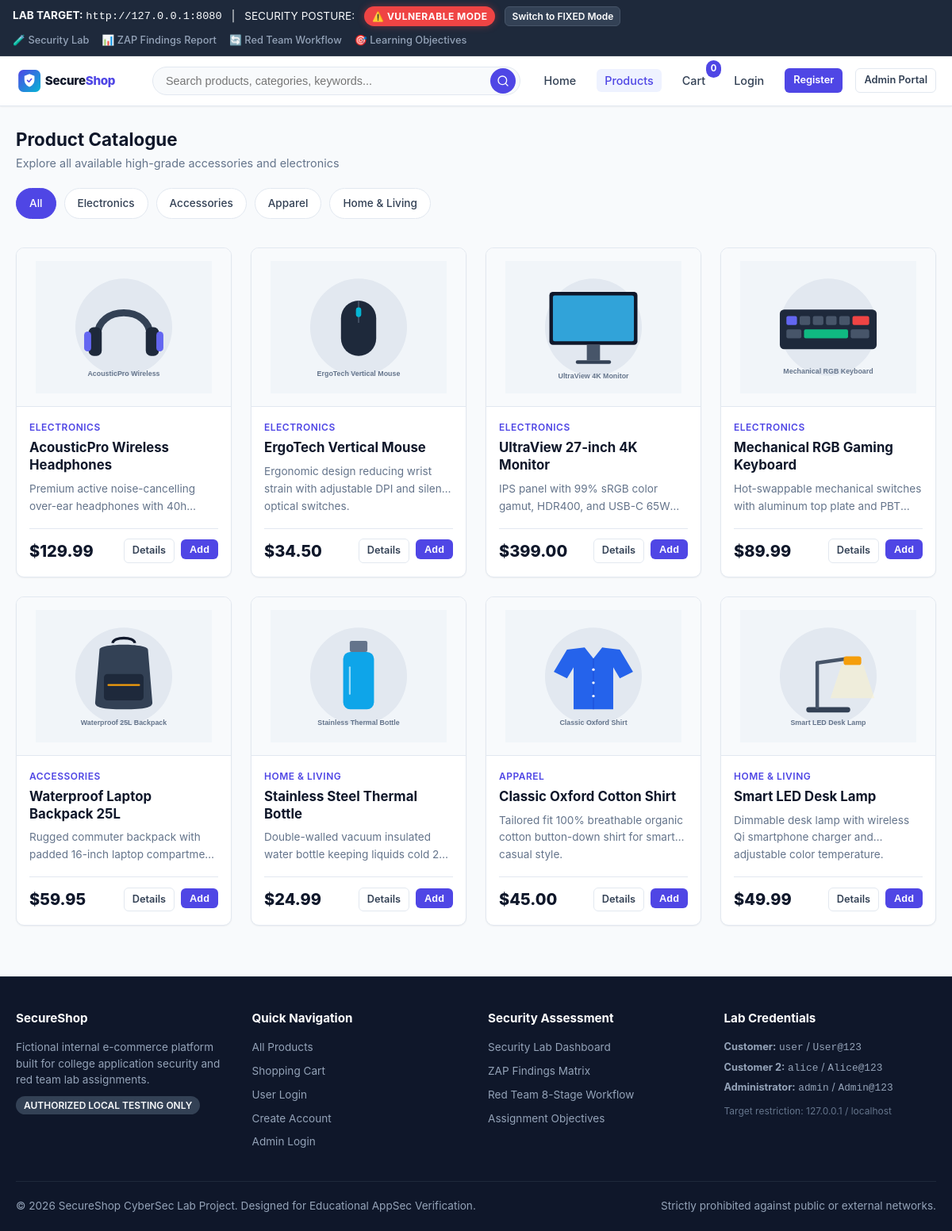
Page /products on the committed database.
### tables this page shows
CREATE TABLE products (
        id INTEGER PRIMARY KEY AUTOINCREMENT,
        name TEXT NOT NULL,
        description TEXT NOT NULL,
        price REAL NOT NULL,
        category TEXT NOT NULL,
        stock INTEGER NOT NULL DEFAULT 10,
        image TEXT NOT NULL,
        created_at TIMESTAMP DEFAULT CURRENT_TIMESTAMP
    );

### app.py (the view)
@app.route("/products")
def products():
    mode = get_security_mode()
    search_query = request.args.get("q", "").strip()
    active_category = request.args.get("category", "").strip()
    conn = get_db()
    cursor = conn.cursor()
    if search_query:
        if mode == "vulnerable":
            raw_sql = (
                f"SELECT * FROM products "
                f"WHERE name LIKE '%{search_query}%' OR description LIKE '%{search_query}%';"
            )
            try:
                cursor.execute(raw_sql)
                product_list = cursor.fetchall()
            except sqlite3.OperationalError as e:
                flash(f"SQL Syntax Error: {e}", "danger")
                product_list = []
        else:
            like_param = f"%{search_query}%"
            cursor.execute(
                "SELECT * FROM products WHERE name LIKE ? OR description LIKE ?;",
                (like_param, like_param)
            )
            product_list = cursor.fetchall()
    elif active_category:
        cursor.execute("SELECT * FROM products WHERE category = ?;", (active_category,))
        product_list = cursor.fetchall()
    else:
        cursor.execute("SELECT * FROM products ORDER BY id ASC;")
        product_list = cursor.fetchall()
    conn.close()
    return render_template(
        "products.html",
        products=product_list,
        search_query=search_query,
        active_category=active_category
    )

### app.py (called while the page is built, shortened)
def is_public_deploy():
    return bool(
        os.environ.get("RENDER")
        or os.environ.get("RENDER_SERVICE_ID")
        or os.environ.get("ENVIRONMENT") == "production"
        or os.environ.get("PUBLIC_DEPLOYMENT") == "true"
    )

def get_security_mode():
    if is_public_deploy():
        return "fixed"
    if os.path.exists(CONFIG_STATE_PATH):
        try:
            with open(CONFIG_STATE_PATH, "r", encoding="utf-8") as f:
                state = json.load(f)
                return state.get("security_mode", "vulnerable")
        except Exception:
            pass
    return os.environ.get("SECURITY_MODE", "vulnerable").lower()

def get_db():
    conn = sqlite3.connect(DB_PATH)
    conn.row_factory = sqlite3.Row
    conn.execute("PRAGMA foreign_keys = ON;")
    return conn

@app.before_request
def configure_session_security():
    mode = get_security_mode()
    if mode == "vulnerable":
        app.config["SESSION_COOKIE_HTTPONLY"] = False
        app.config["SESSION_COOKIE_SAMESITE"] = None
        app.config["SESSION_COOKIE_SECURE"] = False
    else:
        app.config["SESSION_COOKIE_HTTPONLY"] = True
        app.config["SESSION_COOKIE_SAMESITE"] = "Lax"
        app.config["SESSION_COOKIE_SECURE"] = False  # Local HTTP lab testing

@app.after_request
def apply_security_headers(response):
    mode = get_security_mode()
    if mode == "vulnerable":
        response.headers["Server"] = "SecureShop-Dev/1.0 (Python/Flask-Debug)"
    return response

@app.context_processor
def inject_global_template_vars():
    mode = get_security_mode()
    cart_count = 0
    return {
        "security_mode": mode,
        "is_public_deploy": is_public_deploy(),
        "cart_count": cart_count,
        "current_user": session.get("username"),
        "is_admin": session.get("role") == "admin"
    }

### templates/products.html (shortened to what this page needs)
{% extends "base.html" %}
{% block content %}
<div class="section-header">
  <div>
    <h1 class="section-title">Product Catalogue</h1>
    {% if search_query %}
      <p style="font-size: 0.9rem; color: var(--muted);">
        Search results for: <strong>"{{ search_query }}"</strong> ({{ products|length }} items found)
        <a href="{{ url_for('products') }}" style="margin-left: 8px; color: var(--danger); font-size: 0.8rem;">Clear Search &times;</a>
      </p>
    {% elif active_category %}
      <p style="font-size: 0.9rem; color: var(--muted);">
        Category: <strong>{{ active_category }}</strong> ({{ products|length }} items)
        <a href="{{ url_for('products') }}" style="margin-left: 8px; color: var(--danger); font-size: 0.8rem;">Show All &times;</a>
      </p>
    {% else %}
      <p style="font-size: 0.9rem; color: var(--muted);">Explore all available high-grade accessories and electronics</p>
    {% endif %}
  </div>
</div>
<div class="category-bar">
  <a href="{{ url_for('products') }}" class="category-pill {% if not active_category and not search_query %}active{% endif %}">All</a>
  <a href="{{ url_for('products', category='Electronics') }}" class="category-pill {% if active_category == 'Electronics' %}active{% endif %}">Electronics</a>
  <a href="{{ url_for('products', category='Accessories') }}" class="category-pill {% if active_category == 'Accessories' %}active{% endif %}">Accessories</a>
  <a href="{{ url_for('products', category='Apparel') }}" class="category-pill {% if active_category == 'Apparel' %}active{% endif %}">Apparel</a>
  <a href="{{ url_for('products', category='Home & Living') }}" class="category-pill {% if active_category == 'Home & Living' %}active{% endif %}">Home & Living</a>
</div>
{% if products %}
  <div class="products-grid">
    {% for product in products %}
      <div class="product-card">
        <div class="product-img-wrap">
          <img src="{{ url_for('static', filename='images/' + product['image']) }}" alt="{{ product['name'] }}" onerror="this.src='{{ url_for('static', filename='images/headphones.svg') }}'">
        </div>
        <div class="product-body">
          <span class="product-category">{{ product['category'] }}</span>
          <h3 class="product-name">{{ product['name'] }}</h3>
          <p class="product-desc">{{ product['description'] }}</p>
          <div class="product-footer">
            <span class="product-price">${{ "%.2f"|format(product['price']) }}</span>
            <div class="product-actions">
              <a href="{{ url_for('product_details', product_id=product['id']) }}" class="btn btn-secondary btn-sm">Details</a>
              <form action="{{ url_for('cart_add', product_id=product['id']) }}" method="POST" style="display: inline;">
                <button type="submit" class="btn btn-primary btn-sm">Add</button>
              </form>
            </div>
          </div>
        </div>
      </div>
    {% endfor %}
  </div>
{% endif %}
{% endblock %}

### templates/base.html (shortened to what this page needs)
<!DOCTYPE html>
<html lang="en">
<head>
  <link rel="stylesheet" href="{{ url_for('static', filename='css/style.css') }}">
</head>
<body>
  <div class="security-banner">
    <div class="security-banner-info">
      {% if is_public_deploy %}
        <span><strong>HOSTING:</strong> <code>Render Public Cloud</code></span>
        <span>|</span>
        <span>SECURITY POSTURE:</span>
        <span class="mode-badge fixed" title="Permanently enforced for public deployment safety">🛡️ FIXED MODE (LOCKED)</span>
        <span style="font-size: 0.75rem; color: #CBD5E1; background: #334155; padding: 2px 8px; border-radius: 4px;">
          🔒 Vulnerabilities locked for public safety
        </span>
      {% else %}
        <span><strong>LAB TARGET:</strong> <code>http://127.0.0.1:8080</code></span>
        <span>|</span>
        <span>SECURITY POSTURE:</span>
        {% if security_mode == 'vulnerable' %}
          <span class="mode-badge vulnerable" title="Controlled weaknesses enabled for testing">⚠️ VULNERABLE MODE</span>
        {% else %}
          <span class="mode-badge fixed" title="All remediations applied">🛡️ FIXED MODE</span>
        {% endif %}
        <a href="{{ url_for('toggle_security_mode') }}" class="btn btn-sm btn-secondary" style="padding: 2px 8px; font-size: 0.75rem; background: #334155; color: white; border: 1px solid #475569;">
          Switch to {{ 'FIXED' if security_mode == 'vulnerable' else 'VULNERABLE' }} Mode
        </a>
      {% endif %}
    </div>
    <div class="banner-links">
      <a href="{{ url_for('security_lab') }}">🧪 Security Lab</a>
      <a href="{{ url_for('security_report') }}">📊 ZAP Findings Report</a>
      <a href="{{ url_for('workflow') }}">🔄 Red Team Workflow</a>
      <a href="{{ url_for('learning_objectives') }}">🎯 Learning Objectives</a>
    </div>
  </div>
  <nav class="navbar">
    <div class="nav-container">
      <a href="{{ url_for('index') }}" class="brand-link">
        <img src="{{ url_for('static', filename='images/logo.svg') }}" alt="SecureShop Logo">
      </a>
      <div class="search-bar">
        <form action="{{ url_for('products') }}" method="GET">
          <input type="text" name="q" class="search-input" placeholder="Search products, categories, keywords..." value="{{ request.args.get('q', '') }}">
          <button type="submit" class="search-btn" title="Search">
            <svg width="16" height="16" viewBox="0 0 24 24" fill="none" stroke="currentColor" stroke-width="2" stroke-linecap="round" stroke-linejoin="round">
              <circle cx="11" cy="11" r="8"></circle>
              <line x1="21" y1="21" x2="16.65" y2="16.65"></line>
            </svg>
          </button>
        </form>
      </div>
      <ul class="nav-menu">
        <li><a href="{{ url_for('index') }}" class="nav-link {% if request.endpoint == 'index' %}active{% endif %}">Home</a></li>
        <li><a href="{{ url_for('products') }}" class="nav-link {% if request.endpoint == 'products' %}active{% endif %}">Products</a></li>
        <li>
          <a href="{{ url_for('cart_view') }}" class="nav-link cart-icon-wrap {% if request.endpoint == 'cart_view' %}active{% endif %}">
            <span>Cart</span>
            <span class="cart-badge">{{ session.get('cart_count', 0) }}</span>
          </a>
        </li>
        {% if session.get('user_id') %}
          <li><a href="{{ url_for('orders') }}" class="nav-link {% if request.endpoint in ['orders', 'order_details'] %}active{% endif %}">Orders</a></li>
          <li><a href="{{ url_for('profile') }}" class="nav-link {% if request.endpoint == 'profile' %}active{% endif %}">Profile ({{ session.get('username') }})</a></li>
          {% if session.get('role') == 'admin' %}
            <li><a href="{{ url_for('admin_dashboard') }}" class="btn btn-sm btn-outline-primary" style="font-weight: 700;">Admin Panel</a></li>
          {% endif %}
          <li><a href="{{ url_for('logout') }}" class="btn btn-sm btn-secondary">Logout</a></li>
        {% else %}
          <li><a href="{{ url_for('login') }}" class="nav-link {% if request.endpoint == 'login' %}active{% endif %}">Login</a></li>
          <li><a href="{{ url_for('register') }}" class="btn btn-sm btn-primary">Register</a></li>
          <li><a href="{{ url_for('admin_login') }}" class="btn btn-sm btn-secondary" style="font-size: 0.8rem;">Admin Portal</a></li>
        {% endif %}
      </ul>
    </div>
  </nav>
  <main class="main-content">
    {% block content %}{% endblock %}
  </main>
  <footer class="footer">
    <div class="footer-container">
      <div class="footer-col">
        <h4>SecureShop</h4>
        <p style="font-size: 0.85rem; line-height: 1.5; margin-bottom: 12px;">
          Fictional internal e-commerce platform built for college application security and red team lab assignments.
        </p>
        <span class="lab-disclaimer-pill">AUTHORIZED LOCAL TESTING ONLY</span>
      </div>
      <div class="footer-col">
        <h4>Quick Navigation</h4>
        <ul>
          <li><a href="{{ url_for('products') }}">All Products</a></li>
          <li><a href="{{ url_for('cart_view') }}">Shopping Cart</a></li>
          <li><a href="{{ url_for('login') }}">User Login</a></li>
          <li><a href="{{ url_for('register') }}">Create Account</a></li>
          <li><a href="{{ url_for('admin_login') }}">Admin Login</a></li>
        </ul>
      </div>
      <div class="footer-col">
        <h4>Security Assessment</h4>
        <ul>
          <li><a href="{{ url_for('security_lab') }}">Security Lab Dashboard</a></li>
          <li><a href="{{ url_for('security_report') }}">ZAP Findings Matrix</a></li>
          <li><a href="{{ url_for('workflow') }}">Red Team 8-Stage Workflow</a></li>
          <li><a href="{{ url_for('learning_objectives') }}">Assignment Objectives</a></li>
        </ul>
      </div>
      <div class="footer-col">
        <h4>Lab Credentials</h4>
        <p style="font-size: 0.8rem; margin-bottom: 4px;"><strong>Customer:</strong> <code>user</code> / <code>User@123</code></p>
        <p style="font-size: 0.8rem; margin-bottom: 4px;"><strong>Customer 2:</strong> <code>alice</code> / <code>Alice@123</code></p>
        <p style="font-size: 0.8rem; margin-bottom: 8px;"><strong>Administrator:</strong> <code>admin</code> / <code>Admin@123</code></p>
        <p style="font-size: 0.75rem; color: #64748B;">Target restriction: 127.0.0.1 / localhost</p>
      </div>
    </div>
    <div class="footer-bottom">
      <div>&copy; 2026 SecureShop CyberSec Lab Project. Designed for Educational AppSec Verification.</div>
      <div>Strictly prohibited against public or external networks.</div>
    </div>
  </footer>
</body>
</html>

### rows in the picture
products: image (picture), category "ELECTRONICS", name "AcousticPro Wireless Headphones", description "Premium active noise-cancelling over-ear headphones with…", price "129.99"
products: image (picture), category "ELECTRONICS", name "ErgoTech Vertical Mouse", description "Ergonomic design reducing wrist strain with adjustable DPI and silent optical switches.", price "34.50"
products: image (picture), category "ELECTRONICS", name "UltraView 27-inch 4K Monitor", description "IPS panel with 99% sRGB color gamut, HDR400, and USB-C…", price "399.00"
products: image (picture), category "ELECTRONICS", name "Mechanical RGB Gaming Keyboard", description "Hot-swappable mechanical switches with aluminum top plate and…", price "89.99"
products: image (picture), category "ACCESSORIES", name "Waterproof Laptop Backpack 25L", description "Rugged commuter backpack with padded 16-inch laptop…", price "59.95"
products: image (picture), category "HOME & LIVING", name "Stainless Steel Thermal Bottle", description "Double-walled vacuum insulated water bottle keeping liquids cold…", price "24.99"
products: image (picture), category "APPAREL", name "Classic Oxford Cotton Shirt", description "Tailored fit 100% breathable organic cotton button-down shirt for smart casual style.", price "45.00"
products: image (picture), category "HOME & LIVING", name "Smart LED Desk Lamp", description "Dimmable desk lamp with wireless Qi smartphone charger and adjustable color temperature.", price "49.99"

### other values in the picture
{{ 'FIXED' if security_mode == 'vulnerable' else 'VULNERABLE' }} "FIXED"
{{ session.get('cart_count', 0) }} "0"
